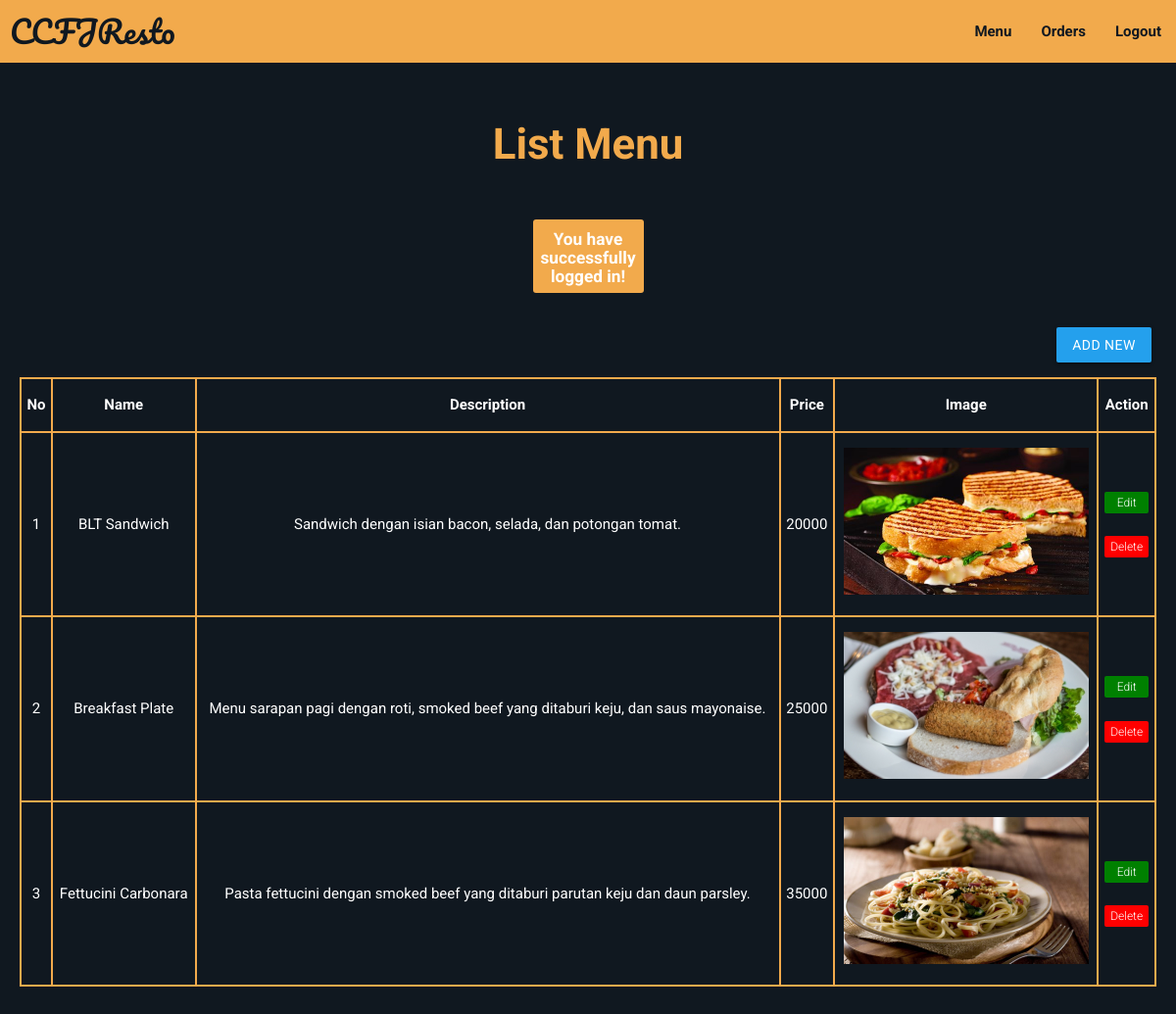
The app's page /admin/food-list.php (signed in) with its own data.
### tables this page shows
CREATE TABLE `food` (
  `id` int(11) NOT NULL,
  `filename` varchar(255) NOT NULL,
  `status` enum('1','0') NOT NULL DEFAULT '1',
  `fname` varchar(50) NOT NULL,
  `category` varchar(255) NOT NULL,
  `description` varchar(250) NOT NULL,
  `price` int(11) NOT NULL
);

### admin/food-list.php (the view, shortened to what this page needs)
<?php require('layout/header.php'); ?>
<?php require('layout/topnav.php'); ?>
<?php
require('../backends/connection-pdo.php');
$sql = 'SELECT id, fname, description, price, filename FROM food';
$query  = $pdoconn->prepare($sql);
$query->execute();
$arr_all = $query->fetchAll(PDO::FETCH_ASSOC);
?>
<div class="section white-text" style="background: #101820FF;">
  <div class="section">
    <h3 class="center-align" style="color: #F2AA4CFF;"><b>List Menu</b></h3>
  </div>
  <?php
  if (isset($_SESSION['msg'])) {
    echo '<div class="section center" style="margin: 5px 35px;"><div class="row" style="background: #F2AA4CFF; color: white; width: 10%; margin-left: auto; margin-right: auto; border-radius: 3px;">
        <div class="col s12">
            <h6><b>' . $_SESSION['msg'] . '</b></h6>
            </div>
        </div></div>';
  }
  ?>
  <div class="section right" style="padding: 15px 25px;">
    <a href="food-add.php" class="waves-effect waves-light btn btnadd">Add New</a>
  </div>
  <div class="section center" style="padding: 20px;">
    <table class="centered responsive-table table table-striped table-bordered">
      <thead>
        <tr>
          <th>No</th>
          <th>Name</th>
          <th>Description</th>
          <th>Price</th>
          <th>Image</th>
          <th>Action</th>
        </tr>
      </thead>
      <tbody>
        <?php
        $idx = 1;
        foreach ($arr_all as $key) {
        ?>
          <tr>
            <td><?php echo $idx; ?></td>
            <td><?php echo $key['fname']; ?></td>
            <td><?php echo $key['description']; ?></td>
            <td><?php echo $key['price']; ?></td>
            <td><img width="250" height="150" class="activator" src="../images/<?php echo $key['filename']; ?>"></td>
            <td><a href="food-edit.php?id=<?php echo $key['id']; ?>"><span class="new badge" data-badge-caption="" style="background-color: green;">Edit</span></a><br><br>
              <a href="../backends/admin/food-delete.php?id=<?php echo $key['id']; ?>"><span class="new badge" data-badge-caption="" style="background-color: red;">Delete</span></a>
            </td>
          </tr>
          <?php $idx++; ?>
        <?php } ?>
      </tbody>
    </table>
  </div>
</div>
<?php require('layout/footer.php'); ?>

### admin/layout/header.php (shortened to what this page needs)
<!DOCTYPE html>
<html lang="en">
<head>
    <link rel="stylesheet" href="../css/form-style.css">
    <link rel="stylesheet" href="https://cdnjs.cloudflare.com/ajax/libs/materialize/1.0.0/css/materialize.css">
</head>
<body>

### admin/layout/topnav.php
<div class="col s10" id="topnav">
	<nav style="background-color: #F2AA4CFF;">
		<div class="nav-wrapper">
			<a class="brand-logo" style="color: #101820FF; font-family: 'Pacifico', cursive; margin-left: 10px;">CCFJResto</a>
			<ul class="right hide-on-med-and-down">
				<li><a href="food-list.php" style="color: #101820FF; font-weight: bold;">Menu</a></li>
				<li><a href="order-list.php" style="color: #101820FF; font-weight: bold;">Orders</a></li>
				<li><a href="logout.php" style="color: #101820FF; font-weight: bold;">Logout</a></li>
			</ul>
		</div>
	</nav>

### admin/layout/footer.php (shortened to what this page needs)
					</div>
</body>
</html>

### css/form-style.css (style rules this page uses)
body { background-image: url("images/admin1.jpg"); font-family: "Roboto", sans-serif; -webkit-font-smoothing: antialiased; -moz-osx-font-smoothing: grayscale; }
.btn { background-color: chocolate !important; width: 100%; }
.btnadd { background-color: #24a0ed !important; width: 100%; }
.row { margin-bottom: 0 !important; }
.col { padding: 0 !important; }

### admin/food-list.php (style rules this page uses)
table, td, th { border: 2px solid #F2AA4CFF; }

### records on screen
food: fname "BLT Sandwich", description "Sandwich dengan isian bacon, selada, dan potongan tomat.", price "20000", filename (picture)
food: fname "Breakfast Plate", description "Menu sarapan pagi dengan roti, smoked beef yang ditaburi keju, dan saus mayonaise.", price "25000", filename (picture)
food: fname "Fettucini Carbonara", description "Pasta fettucini dengan smoked beef yang ditaburi parutan keju dan daun parsley.", price "35000", filename (picture)

### other values on screen
$_SESSION['msg'] "You have successfully logged in!"
